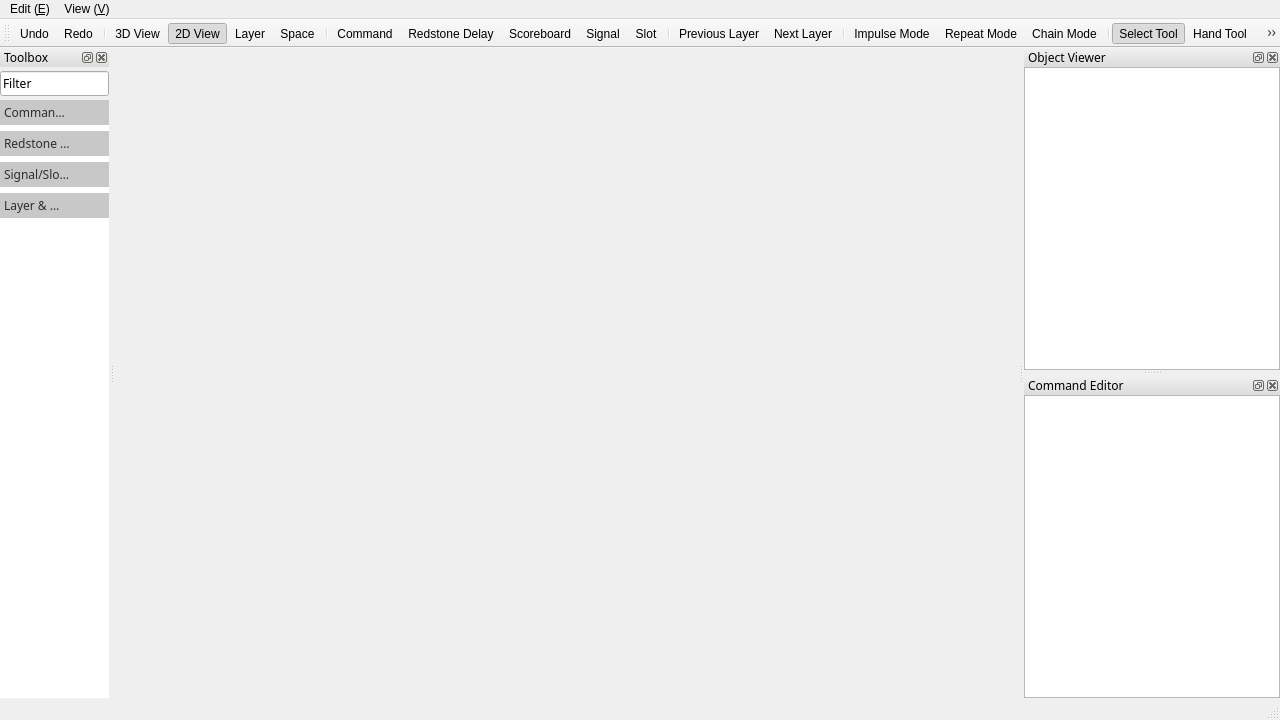
<?xml version="1.0" encoding="UTF-8"?>
<ui version="4.0">
 <class>MinecodeDesigner</class>
 <widget class="QMainWindow" name="MinecodeDesigner">
  <property name="geometry">
   <rect>
    <x>0</x>
    <y>0</y>
    <width>1280</width>
    <height>720</height>
   </rect>
  </property>
  <property name="font">
   <font>
    <family>方正黑体简体</family>
   </font>
  </property>
  <property name="windowTitle">
   <string>Minecode Command Layer Designer</string>
  </property>
  <property name="styleSheet">
   <string notr="true">QDockWidget::title{
text-align: left center;
background-color: qlineargradient(spread:pad, x1:0.5, y1:1, x2:0.494, y2:0.0284091, stop:0 rgba(220, 220, 220, 255), stop:1 rgba(240, 240, 240, 255));
}

QToolBox::tab{
    border: 0px;
	background-color: rgb(200, 200, 200);
	color: rgb(45,45,45);
}

QMenu{
    background-color: rgb(245, 245, 245);
    color: rgb(75, 75, 75);
}

QMenu::separator{
    height: 1px;
    background-color: rgb(200, 200, 200);
    margin-left: 3px;
    margin-right: 3px;
    margin-top: 2px;
    margin-bottom: 2px;
}

QMenu::item:selected {
	color: black;
	background-color: rgb(225, 245, 254);
}

QMenu::item{
    border: 0px solid;
    padding:6px 30px;
}

QMenu::right-arrow {
    image: url(:/ToolIcon/src/ToolBar/arrow-right.png);
}

QMenu::left-arrow {
    image: url(:/ToolIcon/src/ToolBar/arrow-left.png);
}

QMenu::icon{
    padding: 3px 3px 3px 3px;
    border: 0px solid;
}

QMenu::indicator{
    border: 0px solid;
}

QMenu::indicator:selected{
    border: 0px solid;
}</string>
  </property>
  <widget class="QWidget" name="centralwidget">
   <layout class="QVBoxLayout" name="verticalLayout_4">
    <item>
     <widget class="QStackedWidget" name="MultiViewEditor">
      <property name="currentIndex">
       <number>-1</number>
      </property>
     </widget>
    </item>
   </layout>
  </widget>
  <widget class="QMenuBar" name="menubar">
   <property name="geometry">
    <rect>
     <x>0</x>
     <y>0</y>
     <width>1280</width>
     <height>23</height>
    </rect>
   </property>
   <widget class="QMenu" name="menu_E">
    <property name="title">
     <string>Edit (&amp;E)</string>
    </property>
    <widget class="QMenu" name="menu_2">
     <property name="title">
      <string>New</string>
     </property>
     <addaction name="actionMenu_Layer"/>
     <addaction name="actionSpace_2"/>
     <addaction name="separator"/>
     <addaction name="actionCommand_2"/>
     <addaction name="actionRedstoneDelay"/>
     <addaction name="actionScoreboradObject"/>
     <addaction name="actionSiganl_2"/>
     <addaction name="actionSlot_2"/>
    </widget>
    <widget class="QMenu" name="menuLayerEdit">
     <property name="title">
      <string>Layer Edit</string>
     </property>
     <addaction name="actionPrevious_Layer"/>
     <addaction name="actionNext_Layer"/>
    </widget>
    <widget class="QMenu" name="menuCommand_Block">
     <property name="title">
      <string>Command Block</string>
     </property>
     <addaction name="actionPulse"/>
     <addaction name="actionRepeat"/>
     <addaction name="actionChain"/>
    </widget>
    <widget class="QMenu" name="menuLoad">
     <property name="title">
      <string>Load</string>
     </property>
     <addaction name="actionLoad_From_New_File"/>
     <addaction name="actionLoad_From_Project"/>
     <addaction name="actionLoad_From_Existing_File"/>
     <addaction name="actionLoad_From_Existing_Project"/>
     <addaction name="separator"/>
     <addaction name="actionLoad_Minecraft_Texture_Pack"/>
    </widget>
    <addaction name="menu_2"/>
    <addaction name="menuLayerEdit"/>
    <addaction name="menuCommand_Block"/>
    <addaction name="menuLoad"/>
   </widget>
   <widget class="QMenu" name="menu_V">
    <property name="title">
     <string>View (&amp;V)</string>
    </property>
    <widget class="QMenu" name="menu">
     <property name="title">
      <string>Dimension</string>
     </property>
     <addaction name="action2D"/>
     <addaction name="action3D"/>
    </widget>
    <widget class="QMenu" name="menuMinecraft_Texture_Pack">
     <property name="title">
      <string>Minecraft Texture Pack</string>
     </property>
     <addaction name="action_Default"/>
    </widget>
    <addaction name="menu"/>
    <addaction name="menuMinecraft_Texture_Pack"/>
   </widget>
   <addaction name="menu_E"/>
   <addaction name="menu_V"/>
  </widget>
  <widget class="QStatusBar" name="statusbar">
   <property name="sizeGripEnabled">
    <bool>true</bool>
   </property>
  </widget>
  <widget class="QToolBar" name="toolBar">
   <property name="enabled">
    <bool>true</bool>
   </property>
   <property name="windowTitle">
    <string>toolBar</string>
   </property>
   <property name="iconSize">
    <size>
     <width>32</width>
     <height>32</height>
    </size>
   </property>
   <attribute name="toolBarArea">
    <enum>TopToolBarArea</enum>
   </attribute>
   <attribute name="toolBarBreak">
    <bool>false</bool>
   </attribute>
   <addaction name="actionUndo"/>
   <addaction name="actionRedo"/>
   <addaction name="separator"/>
   <addaction name="action3DView"/>
   <addaction name="action2DView"/>
   <addaction name="actionLayer"/>
   <addaction name="actionSpace"/>
   <addaction name="separator"/>
   <addaction name="actionCommand"/>
   <addaction name="actionDelay"/>
   <addaction name="actionScoreboard"/>
   <addaction name="actionSiganl"/>
   <addaction name="actionSlot"/>
   <addaction name="separator"/>
   <addaction name="actionPreviousLayer"/>
   <addaction name="actionNextLayer"/>
   <addaction name="separator"/>
   <addaction name="actionNormalCmd"/>
   <addaction name="actionRepeatCmd"/>
   <addaction name="actionChainCmd"/>
   <addaction name="separator"/>
   <addaction name="actionSelect_Tool"/>
   <addaction name="actionHand_Tool"/>
   <addaction name="actionZoom_Tool"/>
   <addaction name="actionRotate_Tool"/>
   <addaction name="actionCamera"/>
  </widget>
  <widget class="QDockWidget" name="dockWidget">
   <property name="font">
    <font>
     <family>方正黑体简体</family>
    </font>
   </property>
   <property name="styleSheet">
    <string notr="true"/>
   </property>
   <property name="windowTitle">
    <string>Toolbox</string>
   </property>
   <attribute name="dockWidgetArea">
    <number>1</number>
   </attribute>
   <widget class="QWidget" name="dockWidgetContents">
    <layout class="QVBoxLayout" name="verticalLayout">
     <property name="spacing">
      <number>4</number>
     </property>
     <property name="leftMargin">
      <number>0</number>
     </property>
     <property name="topMargin">
      <number>4</number>
     </property>
     <property name="rightMargin">
      <number>0</number>
     </property>
     <property name="bottomMargin">
      <number>0</number>
     </property>
     <item>
      <widget class="QLineEdit" name="lineEdit">
       <property name="font">
        <font>
         <family>方正黑体简体</family>
        </font>
       </property>
       <property name="inputMask">
        <string>Filter</string>
       </property>
       <property name="text">
        <string>Filter</string>
       </property>
      </widget>
     </item>
     <item>
      <widget class="QToolBox" name="toolBox">
       <property name="font">
        <font>
         <family>方正黑体简体</family>
        </font>
       </property>
       <property name="autoFillBackground">
        <bool>false</bool>
       </property>
       <property name="styleSheet">
        <string notr="true">background-color: rgb(255, 255, 255);</string>
       </property>
       <property name="frameShadow">
        <enum>QFrame::Plain</enum>
       </property>
       <property name="currentIndex">
        <number>3</number>
       </property>
       <widget class="QWidget" name="page">
        <property name="geometry">
         <rect>
          <x>0</x>
          <y>0</y>
          <width>133</width>
          <height>471</height>
         </rect>
        </property>
        <attribute name="label">
         <string>Command Block</string>
        </attribute>
       </widget>
       <widget class="QWidget" name="page_2">
        <property name="geometry">
         <rect>
          <x>0</x>
          <y>0</y>
          <width>133</width>
          <height>471</height>
         </rect>
        </property>
        <attribute name="label">
         <string>Redstone Tools</string>
        </attribute>
       </widget>
       <widget class="QWidget" name="page_3">
        <property name="geometry">
         <rect>
          <x>0</x>
          <y>0</y>
          <width>133</width>
          <height>471</height>
         </rect>
        </property>
        <attribute name="label">
         <string>Signal/Slot Object</string>
        </attribute>
       </widget>
       <widget class="QWidget" name="page_4">
        <property name="geometry">
         <rect>
          <x>0</x>
          <y>0</y>
          <width>133</width>
          <height>471</height>
         </rect>
        </property>
        <attribute name="label">
         <string>Layer &amp;&amp; Space</string>
        </attribute>
       </widget>
      </widget>
     </item>
    </layout>
   </widget>
  </widget>
  <widget class="QDockWidget" name="dockWidget_2">
   <property name="font">
    <font>
     <family>方正黑体简体</family>
    </font>
   </property>
   <property name="windowTitle">
    <string>Object Viewer</string>
   </property>
   <attribute name="dockWidgetArea">
    <number>2</number>
   </attribute>
   <widget class="QWidget" name="dockWidgetContents_2">
    <layout class="QVBoxLayout" name="verticalLayout_2">
     <property name="spacing">
      <number>0</number>
     </property>
     <property name="leftMargin">
      <number>0</number>
     </property>
     <property name="topMargin">
      <number>0</number>
     </property>
     <property name="rightMargin">
      <number>0</number>
     </property>
     <property name="bottomMargin">
      <number>0</number>
     </property>
     <item>
      <widget class="QTreeWidget" name="objectViewer">
       <property name="font">
        <font>
         <family>方正黑体简体</family>
        </font>
       </property>
       <property name="columnCount">
        <number>0</number>
       </property>
      </widget>
     </item>
    </layout>
   </widget>
  </widget>
  <widget class="QDockWidget" name="dockWidget_3">
   <property name="font">
    <font>
     <family>方正黑体简体</family>
    </font>
   </property>
   <property name="windowTitle">
    <string>Command Editor</string>
   </property>
   <attribute name="dockWidgetArea">
    <number>2</number>
   </attribute>
   <widget class="QWidget" name="dockWidgetContents_3">
    <layout class="QVBoxLayout" name="verticalLayout_3">
     <property name="spacing">
      <number>0</number>
     </property>
     <property name="leftMargin">
      <number>0</number>
     </property>
     <property name="topMargin">
      <number>0</number>
     </property>
     <property name="rightMargin">
      <number>0</number>
     </property>
     <property name="bottomMargin">
      <number>0</number>
     </property>
     <item>
      <widget class="QTreeWidget" name="cmdEditor">
       <property name="columnCount">
        <number>0</number>
       </property>
      </widget>
     </item>
    </layout>
   </widget>
  </widget>
  <action name="action3DView">
   <property name="checkable">
    <bool>true</bool>
   </property>
   <property name="icon">
    <iconset resource="Resources.qrc">
     <normaloff>:/ToolIcon/src/ToolBar/3DView.png</normaloff>:/ToolIcon/src/ToolBar/3DView.png</iconset>
   </property>
   <property name="text">
    <string>3D View</string>
   </property>
  </action>
  <action name="action2DView">
   <property name="checkable">
    <bool>true</bool>
   </property>
   <property name="checked">
    <bool>true</bool>
   </property>
   <property name="icon">
    <iconset resource="Resources.qrc">
     <normaloff>:/ToolIcon/src/ToolBar/2DView.png</normaloff>:/ToolIcon/src/ToolBar/2DView.png</iconset>
   </property>
   <property name="text">
    <string>2D View</string>
   </property>
  </action>
  <action name="actionLayer">
   <property name="icon">
    <iconset resource="Resources.qrc">
     <normaloff>:/ToolIcon/src/ToolBar/Layer.png</normaloff>:/ToolIcon/src/ToolBar/Layer.png</iconset>
   </property>
   <property name="text">
    <string>Layer</string>
   </property>
  </action>
  <action name="actionSpace">
   <property name="icon">
    <iconset resource="Resources.qrc">
     <normaloff>:/ToolIcon/src/ToolBar/Space.png</normaloff>:/ToolIcon/src/ToolBar/Space.png</iconset>
   </property>
   <property name="text">
    <string>Space</string>
   </property>
  </action>
  <action name="actionCommand">
   <property name="icon">
    <iconset resource="Resources.qrc">
     <normaloff>:/ToolIcon/src/ToolBar/Command.png</normaloff>:/ToolIcon/src/ToolBar/Command.png</iconset>
   </property>
   <property name="text">
    <string>Command</string>
   </property>
  </action>
  <action name="actionSiganl">
   <property name="icon">
    <iconset resource="Resources.qrc">
     <normaloff>:/ToolIcon/src/ToolBar/Signal.png</normaloff>:/ToolIcon/src/ToolBar/Signal.png</iconset>
   </property>
   <property name="text">
    <string>Signal</string>
   </property>
  </action>
  <action name="actionSlot">
   <property name="icon">
    <iconset resource="Resources.qrc">
     <normaloff>:/ToolIcon/src/ToolBar/Slot.png</normaloff>:/ToolIcon/src/ToolBar/Slot.png</iconset>
   </property>
   <property name="text">
    <string>Slot</string>
   </property>
  </action>
  <action name="actionPreviousLayer">
   <property name="icon">
    <iconset resource="Resources.qrc">
     <normaloff>:/ToolIcon/src/ToolBar/PreviousLayer.png</normaloff>:/ToolIcon/src/ToolBar/PreviousLayer.png</iconset>
   </property>
   <property name="text">
    <string>Previous Layer</string>
   </property>
  </action>
  <action name="actionNextLayer">
   <property name="icon">
    <iconset resource="Resources.qrc">
     <normaloff>:/ToolIcon/src/ToolBar/NextLayer.png</normaloff>:/ToolIcon/src/ToolBar/NextLayer.png</iconset>
   </property>
   <property name="text">
    <string>Next Layer</string>
   </property>
  </action>
  <action name="actionDelay">
   <property name="icon">
    <iconset resource="Resources.qrc">
     <normaloff>:/ToolIcon/src/ToolBar/Delay.png</normaloff>:/ToolIcon/src/ToolBar/Delay.png</iconset>
   </property>
   <property name="text">
    <string>Redstone Delay</string>
   </property>
  </action>
  <action name="actionNormalCmd">
   <property name="icon">
    <iconset resource="Resources.qrc">
     <normaloff>:/ToolIcon/src/ToolBar/NormalCmd.png</normaloff>:/ToolIcon/src/ToolBar/NormalCmd.png</iconset>
   </property>
   <property name="text">
    <string>Impulse Mode</string>
   </property>
  </action>
  <action name="actionRepeatCmd">
   <property name="icon">
    <iconset resource="Resources.qrc">
     <normaloff>:/ToolIcon/src/ToolBar/RepeatCmd.png</normaloff>:/ToolIcon/src/ToolBar/RepeatCmd.png</iconset>
   </property>
   <property name="text">
    <string>Repeat Mode</string>
   </property>
  </action>
  <action name="actionChainCmd">
   <property name="icon">
    <iconset resource="Resources.qrc">
     <normaloff>:/ToolIcon/src/ToolBar/ChainCmd.png</normaloff>:/ToolIcon/src/ToolBar/ChainCmd.png</iconset>
   </property>
   <property name="text">
    <string>Chain Mode</string>
   </property>
  </action>
  <action name="actionScoreboard">
   <property name="icon">
    <iconset resource="Resources.qrc">
     <normaloff>:/ToolIcon/src/ToolBar/Scoreboard.png</normaloff>:/ToolIcon/src/ToolBar/Scoreboard.png</iconset>
   </property>
   <property name="text">
    <string>Scoreboard</string>
   </property>
  </action>
  <action name="action2D">
   <property name="text">
    <string>2D</string>
   </property>
  </action>
  <action name="action3D">
   <property name="text">
    <string>3D</string>
   </property>
  </action>
  <action name="actionMenu_Layer">
   <property name="text">
    <string>Layer</string>
   </property>
  </action>
  <action name="actionSpace_2">
   <property name="text">
    <string>Space</string>
   </property>
  </action>
  <action name="actionCommand_2">
   <property name="text">
    <string>Command</string>
   </property>
  </action>
  <action name="actionRedstoneDelay">
   <property name="text">
    <string>Redstone Delay</string>
   </property>
  </action>
  <action name="actionScoreboradObject">
   <property name="text">
    <string>Scoreborad Object</string>
   </property>
  </action>
  <action name="actionSiganl_2">
   <property name="text">
    <string>Siganl</string>
   </property>
  </action>
  <action name="actionSlot_2">
   <property name="text">
    <string>Slot</string>
   </property>
  </action>
  <action name="actionPrevious_Layer">
   <property name="text">
    <string>Previous Layer</string>
   </property>
  </action>
  <action name="actionNext_Layer">
   <property name="text">
    <string>Next Layer</string>
   </property>
  </action>
  <action name="actionPulse">
   <property name="text">
    <string>Pulse</string>
   </property>
  </action>
  <action name="actionRepeat">
   <property name="text">
    <string>Repeat</string>
   </property>
  </action>
  <action name="actionChain">
   <property name="text">
    <string>Chain</string>
   </property>
  </action>
  <action name="actionLoad_From_New_File">
   <property name="text">
    <string>Load From New File</string>
   </property>
  </action>
  <action name="actionLoad_From_Project">
   <property name="text">
    <string>Load From New Project</string>
   </property>
  </action>
  <action name="actionLoad_From_Existing_File">
   <property name="text">
    <string>Load From Existing File</string>
   </property>
  </action>
  <action name="actionLoad_From_Existing_Project">
   <property name="text">
    <string>Load From Existing Project</string>
   </property>
  </action>
  <action name="actionLoad_Minecraft_Texture_Pack">
   <property name="text">
    <string>Load Minecraft Texture Pack</string>
   </property>
  </action>
  <action name="action_Default">
   <property name="text">
    <string>( Default )</string>
   </property>
  </action>
  <action name="actionSelect_Tool">
   <property name="checkable">
    <bool>true</bool>
   </property>
   <property name="checked">
    <bool>true</bool>
   </property>
   <property name="icon">
    <iconset resource="Resources.qrc">
     <normaloff>:/Cursor/src/Cursor/cursor.png</normaloff>:/Cursor/src/Cursor/cursor.png</iconset>
   </property>
   <property name="text">
    <string>Select Tool</string>
   </property>
  </action>
  <action name="actionHand_Tool">
   <property name="checkable">
    <bool>true</bool>
   </property>
   <property name="icon">
    <iconset resource="Resources.qrc">
     <normaloff>:/Cursor/src/Cursor/hand.png</normaloff>:/Cursor/src/Cursor/hand.png</iconset>
   </property>
   <property name="text">
    <string>Hand Tool</string>
   </property>
  </action>
  <action name="actionZoom_Tool">
   <property name="checkable">
    <bool>true</bool>
   </property>
   <property name="icon">
    <iconset resource="Resources.qrc">
     <normaloff>:/Cursor/src/Cursor/zoom.png</normaloff>:/Cursor/src/Cursor/zoom.png</iconset>
   </property>
   <property name="text">
    <string>Zoom</string>
   </property>
  </action>
  <action name="actionUndo">
   <property name="icon">
    <iconset resource="Resources.qrc">
     <normaloff>:/Cursor/src/ActionIcon/undo.png</normaloff>:/Cursor/src/ActionIcon/undo.png</iconset>
   </property>
   <property name="text">
    <string>Undo</string>
   </property>
  </action>
  <action name="actionRedo">
   <property name="icon">
    <iconset resource="Resources.qrc">
     <normaloff>:/Cursor/src/ActionIcon/redo.png</normaloff>:/Cursor/src/ActionIcon/redo.png</iconset>
   </property>
   <property name="text">
    <string>Redo</string>
   </property>
  </action>
  <action name="actionRotate_Tool">
   <property name="checkable">
    <bool>true</bool>
   </property>
   <property name="icon">
    <iconset resource="Resources.qrc">
     <normaloff>:/Cursor/src/Cursor/rotate.png</normaloff>:/Cursor/src/Cursor/rotate.png</iconset>
   </property>
   <property name="text">
    <string>Rotate Tool</string>
   </property>
  </action>
  <action name="actionCamera">
   <property name="icon">
    <iconset resource="Resources.qrc">
     <normaloff>:/Cursor/src/Cursor/camera.png</normaloff>:/Cursor/src/Cursor/camera.png</iconset>
   </property>
   <property name="text">
    <string>Camera</string>
   </property>
  </action>
 </widget>
 <resources>
  <include location="Resources.qrc"/>
 </resources>
 <connections/>
</ui>
